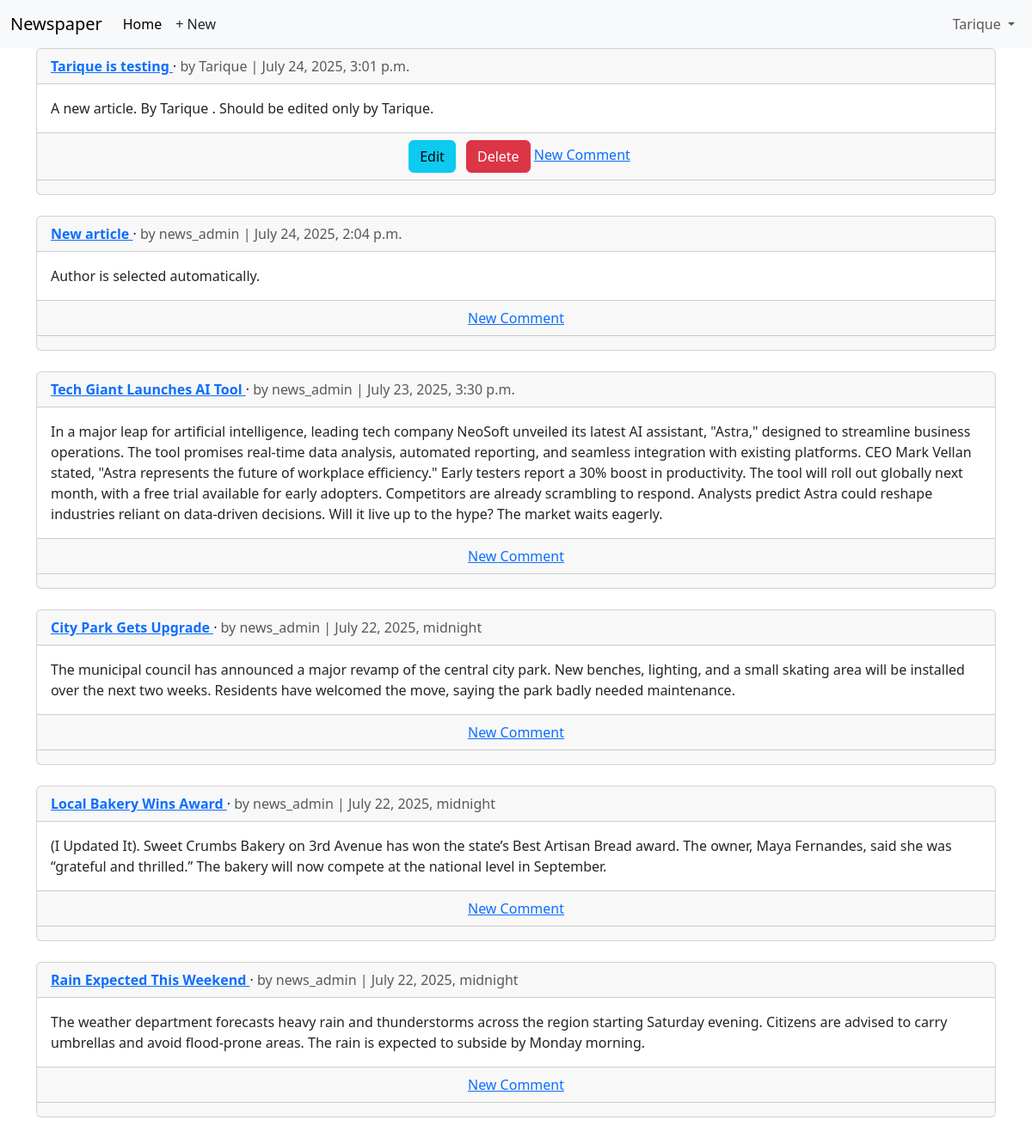
Page /articles/ (signed in) on the earlier database version.
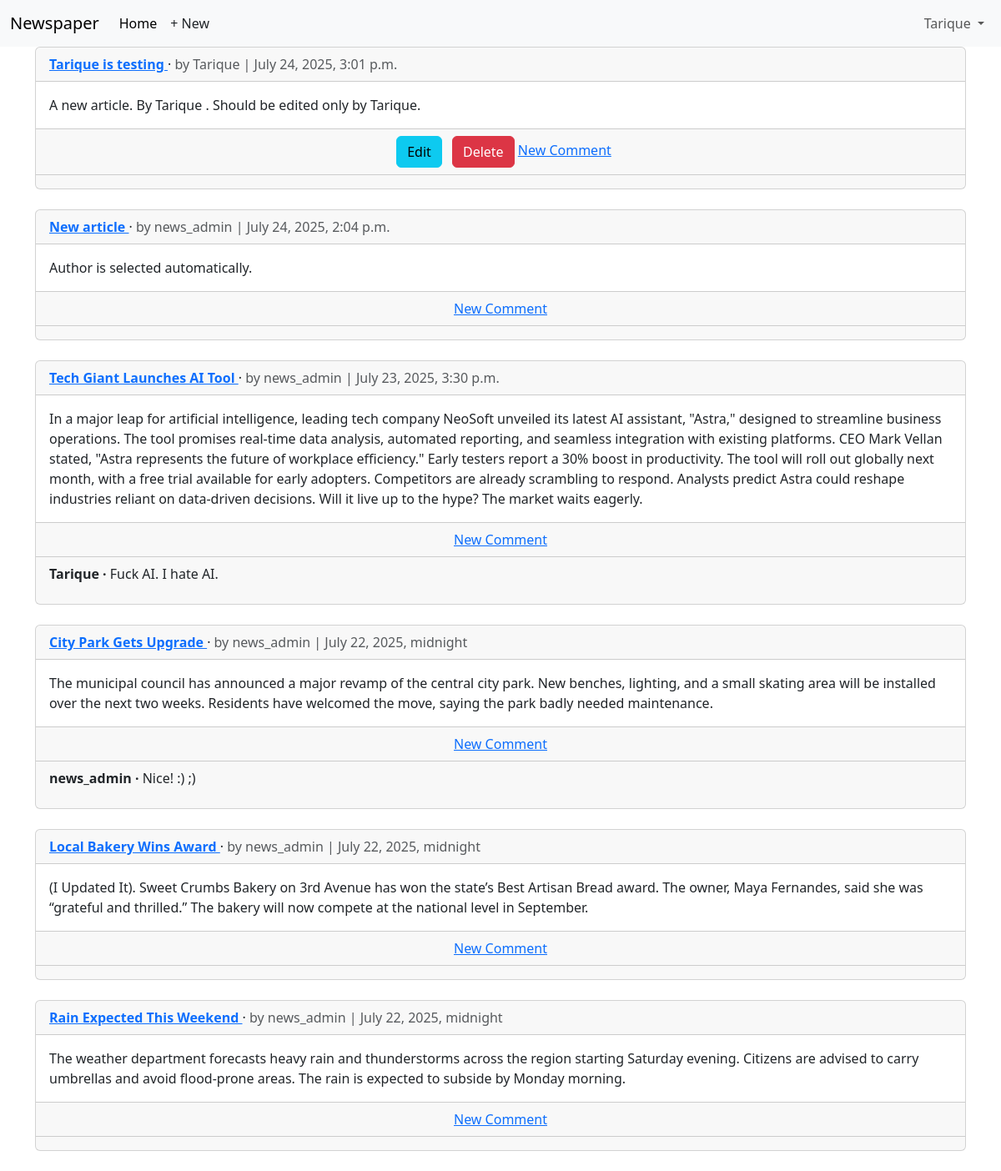
Same page on the later database version.
### accounts/models.py (models this page shows)
class CustomUser(AbstractUser):
	age = models.PositiveIntegerField(null=True, blank=True)

### articles/models.py (models this page shows, shortened)
class Article(models.Model):
	title = models.CharField(max_length=255)
	body = models.TextField()
	date = models.DateTimeField(auto_now_add=True)
	auther = models.ForeignKey(settings.AUTH_USER_MODEL, on_delete=models.CASCADE,)
	def get_absolute_url(self):
		return reverse("article_detail", kwargs={"pk": self.pk})

class Comment(models.Model):
	article = models.ForeignKey(Article, on_delete=models.CASCADE,)
	comment = models.CharField(max_length=140)
	author = models.ForeignKey(settings.AUTH_USER_MODEL, on_delete=models.CASCADE,)
	def __str__(self):
		return self.comment

### articles/views.py (the view)
# urls.py: path("", ArticleListView.as_view(), name="article_list"),
class ArticleListView(LoginRequiredMixin, ListView):
	model = Article
	template_name ="article_list.html"
	ordering = ["-date"]

### templates/article_list.html (shortened to what this page needs)
{% extends "base.html" %}
{% block content %}
{% for article in article_list %}
<div class="card">
	<div class= "card-header">
		<span class="fw-bold">
			<a href="{{ article.get_absolute_url }}" class="stretched-link">{{ article.title }} </a>
		</span> &middot;
		<span class="text-muted">by {{ article.auther }} | {{ article.date }}</span>
	</div>
	<div class="card-body">
		{{ article.body }}
	</div>
	<div class="card-footer text-center text-muted">
		{% if article.auther.pk == request.user.pk %}
		<a href="{% url 'article_edit' article.pk %}"><button class="btn btn-info ms-2" type="submit">Edit</button></a>
		<a href="{% url 'article_delete' article.pk %}"><button class="btn btn-danger ms-2" type="submit">Delete</button></a>
		{% endif %}
		<a href="{{ article.get_absolute_url }}">New Comment</a>
	</div>
	<div class="card-footer">
		{% for comment in article.comment_set.all %}
		<p>
			<span class="fw-bold">
				{{ comment.author }} &middot;
			</span>
			{{ comment }}
		</p>
		{% endfor %}
	</div>
</div>
<br />
{% endfor %}
{% endblock content %}

### templates/base.html (shortened to what this page needs)
{% load static %}
<!DOCTYPE html>
<html>
<head>
  <link href="https://cdn.jsdelivr.net/npm/bootstrap@5.3.3/dist/css/bootstrap.min.css" rel="stylesheet">
</head>
<body>
  <nav class="navbar navbar-expand-lg bg-body-tertiary">
    <div class="container-fluid">
      <a class="navbar-brand" href="{% url 'home' %}">Newspaper</a>
      <div class="collapse navbar-collapse" id="navbarSupportedContent">
        <ul class="navbar-nav me-auto mb-2 mb-lg-0">
          <li class="nav-item">
            <a class="nav-link active" aria-current="page" href="{% url 'home' %}">Home</a>
          </li>
          {% if user.is_authenticated %}
          <li><a href="{% url 'article_new' %}" class="nav-link px-2 link-dark">+ New</a></li>
        </ul>
        <div class="mr-auto">
          <ul class="navbar-nav">
            <li class="nav-item dropdown">
              <a class="nav-link dropdown-toggle" href="#" role="button" data-bs-toggle="dropdown"
                aria-expanded="false">
                {{ user.username }}
              </a>
            </li>
        {% endif %}
      </div>
    </div>
  </nav>
  <main>
    <div class="container">
      {% block content %}
      {% endblock content %}
    </div>
  </main>
</body>
</html>

Differences in the rows shown:
added Comment: author "Tarique", comment "Fuck AI. I hate AI.", shown under Article "Tech Giant Launches AI Tool"
added Comment: author "news_admin", comment "Nice! :) ;)", shown under Article "City Park Gets Upgrade"
